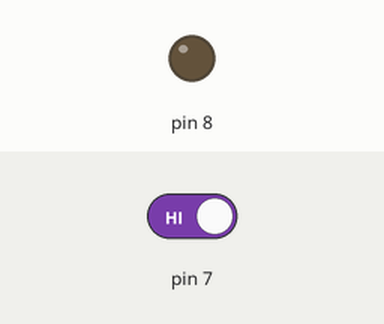
Recording of a sketch running on a simulated Arduino Uno, built with avr-gcc and run on an emulated ATmega328P. Shown: output pins drawn as LEDs (lit = HIGH). Inputs (shaded band) come from the test bench; at power-on: pin 7 HIGH.

Above: at 1.2 s.
1.3 s: pin 7 driven LOW
At 2.2 s:
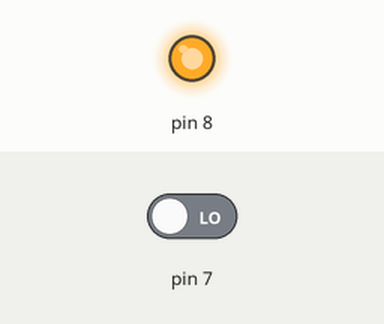
Timing chart, 0 to 4.3 s (numbered marks = the images above; inputs shaded):
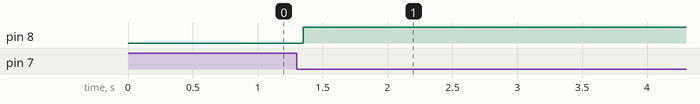

The sketch:

Debouncing_Button.ino
```cpp
int read_now, read_last, real_state;
int led_state;


unsigned long push_time;
unsigned int chattering = 50;


void setup() {
  pinMode(7, INPUT);
  pinMode(8, OUTPUT);

  read_last = HIGH;
  real_state = HIGH;
  led_state = LOW;
}

void loop() {

  read_now = digitalRead(7);

  if (read_now != read_last) {
    push_time = millis();
  }

  if (millis() - push_time > chattering) {

    if (real_state != read_now) {
      real_state = read_now;

      if (real_state == LOW) {
        led_state = !led_state;


      }
    }


  }


  read_last = read_now;
  digitalWrite(8, led_state);


}
```

Measured:
- after the input at 1.3 s, pin 8: LOW → HIGH after 0.05 s
